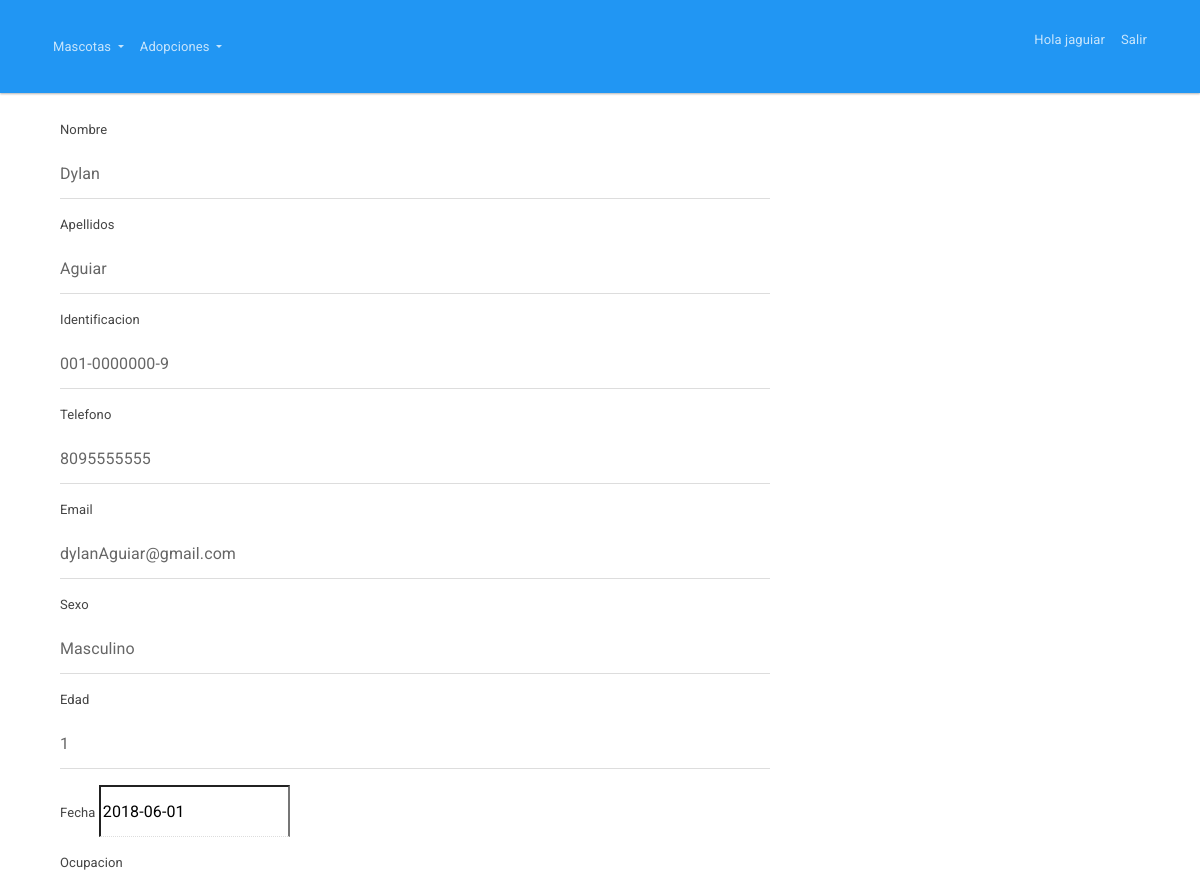
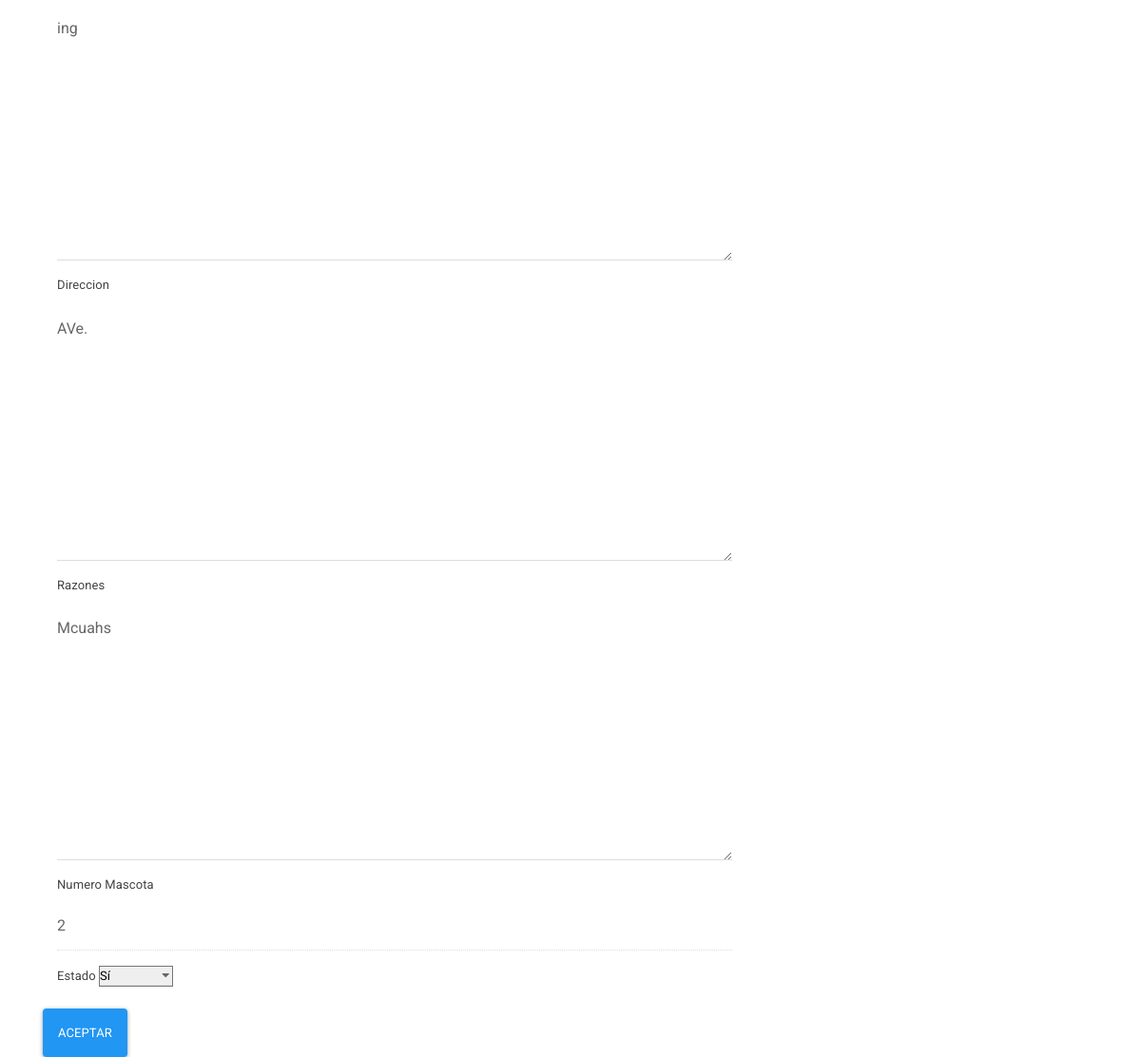
The app's page /adopcion/estado/5/ (signed in) with its own data (2 pictures, top to bottom).
### Adopcion/models.py (models this page shows)
class SolicitudAdopcion(models.Model):
    nombre = models.CharField(max_length=50)
    apellidos = models.CharField(max_length=50)
    email = models.CharField(max_length=50)
    sexo = models.CharField(max_length=10)
    edad = models.IntegerField()
    identificacion = models.CharField(max_length=20)
    direccion = models.TextField()
    razon = models.TextField()
    fecha = models.DateField()
    mascota = models.ForeignKey(Mascota, null=True, blank=True)
    telefono = models.CharField(max_length=12)
    ocupacion = models.TextField()
    estado = models.NullBooleanField()

### Adopcion/views.py (the view, shortened to what this page needs)
# urls.py: url(r'^estado/(?P<pk>\d+)/$', login_required(SolicitudUpdate), name='estado'),
def SolicitudUpdate(request, pk):
    instance = SolicitudAdopcion.objects.get(id=pk)
    if request.method == 'GET':
        form = SolicitudAdopcionForm(instance=instance)
    return render(request, 'adopcion/solicitudaceptar.html', {'form': form} )

### templates/adopcion/solicitudaceptar.html (shortened to what this page needs)
{% extends 'base/base.html' %}
{% block content %}
<form class="container" method="post" enctype="multipart/form-data">{% csrf_token %}
  <div class="col-md-8 col-md-offset-2">
    <div class="form-group">
      <label for="{{form.nombre.name}}">{{form.nombre.label}}</label>
      {{form.nombre}}
    </div>
  </div>
  <div class="col-md-8 col-md-offset-2">
    <div class="form-group">
      <label for="{{form.apellidos.name}}">{{form.apellidos.label}}</label>
      {{form.apellidos}}
    </div>
  </div>
  <div class="col-md-8 col-md-offset-2">
    <div class="form-group">
      <label for="{{form.identificacion.name}}">{{form.identificacion.label}}</label>
      {{form.identificacion}}
    </div>
  </div>
  <div class="col-md-8 col-md-offset-2">
    <div class="form-group">
      <label for="{{form.telefono.name}}">{{form.telefono.label}}</label>
      {{form.telefono}}
    </div>
  </div>
  <div class="col-md-8 col-md-offset-2">
    <div class="form-group">
      <label for="{{form.email.name}}">{{form.email.label}}</label>
      {{form.email}}
    </div>
  </div>
  <div class="col-md-8 col-md-offset-2">
    <div class="form-group">
      <label for="{{form.sexo.name}}">{{form.sexo.label}}</label>
      {{form.sexo}}
    </div>
  </div>
  <div class="col-md-8 col-md-offset-2">
    <div class="form-group">
      <label for="{{form.edad.name}}">{{form.edad.label}}</label>
      {{form.edad}}
    </div>
  </div>
  <div class="col-md-8 col-md-offset-2">
    <div class="form-group">
      <label for="{{form.fecha.name}}">{{form.fecha.label}}</label>
      {{form.fecha}}
    </div>
  </div>
  <div class="col-md-8 col-md-offset-2">
    <div class="form-group">
      <label for="{{form.ocupacion.name}}">{{form.ocupacion.label}}</label>
      {{form.ocupacion}}
    </div>
  </div>
  <div class="col-md-8 col-md-offset-2">
    <div class="form-group">
      <label for="{{form.direccion.name}}">{{form.direccion.label}}</label>
      {{form.direccion}}
    </div>
  </div>
  <div class="col-md-8 col-md-offset-2">
    <div class="form-group">
      <label for="{{form.razon.name}}">{{form.razon.label}}</label>
      {{form.razon}}
    </div>
  </div>
  <div class="col-md-8 col-md-offset-2">
    <div class="form-group">
      <label for="{{form.mascota.name}}">{{form.mascota.label}}</label>
      {{ form.mascota }}
    </div>
  </div>
  <div class="col-md-8 col-md-offset-2">
    <div class="form-group">
      <label for="{{form.estado.name}}">{{form.estado.label}}</label>
      {{ form.estado }}
    </div>
  </div>
<button type="submit" name="button" class="btn btn-primary">Aceptar</button>
</form>
{% endblock %}

### templates/base/base.html (shortened to what this page needs)
{% load staticfiles %}
<!DOCTYPE html>
<html lang="es" dir="ltr">
  <head>
    <link rel="stylesheet" href="{% static 'css/bootstrap.css' %}">
    <link rel="stylesheet" href="{% static 'css/ustom.min.css' %}">
  </head>
  <body>
    {% block navbar %}
    <div class="navbar navbar-expand-lg fixed-top navbar-dark bg-primary">
    <div class="container">
      <div class="collapse navbar-collapse" id="navbarResponsive">
        <ul class="navbar-nav">
          <li class="nav-item dropdown">
            <a class="nav-link dropdown-toggle" data-toggle="dropdown" href="{% url 'mascota:mascotalist' %}" id="download">Mascotas </a>
          </li>
          <li class="nav-item dropdown">
            <a class="nav-link dropdown-toggle" data-toggle="dropdown" href="{% url 'adopcion:solicitudlist' %}" id="download">Adopciones </a>
          </li>
        </ul>
        <ul class="nav navbar-nav ml-auto">
          <li class="nav-item">
              {% if user.is_authenticated %}
              <p class="nav-link">Hola {{ user.username }}</p>
              {% endif %}
          </li>
          <li class="nav-item">
            <a class="nav-link" href="{% url 'logout' %}">Salir </a>
          </li>
        </ul>
      </div>
    </div>
  </div>
    {% endblock %}
    {% block content %}{% endblock %}
  </body>
</html>

### records on screen
SolicitudAdopcion: nombre "Dylan", apellidos "Aguiar", identificacion "001-0000000-9", telefono "8095555555", email "dylanAguiar@gmail.com", sexo "Masculino", edad "1", fecha "2018-06-01", ocupacion "ing", direccion "AVe.", razon "Mcuahs", mascota "2", estado "Sí"

### other values on screen
{{ user.username }} "jaguiar"
